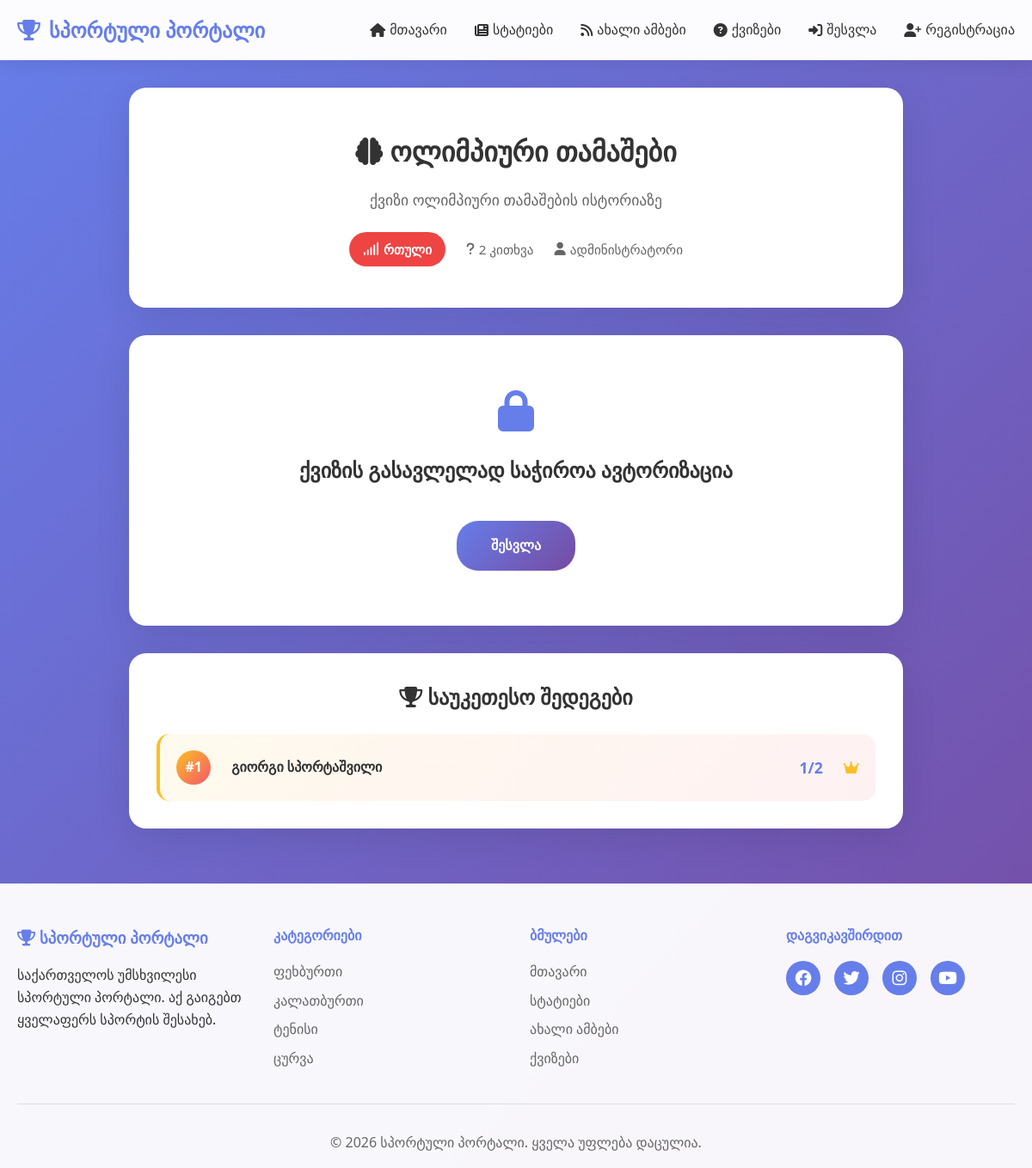
/quiz.php?id=7, run on the app's committed database.
### tables this page shows
CREATE TABLE `quizzes` (
  `id` int(11) NOT NULL,
  `user_id` int(11) NOT NULL,
  `title` varchar(200) NOT NULL,
  `description` text DEFAULT NULL,
  `category` varchar(50) DEFAULT NULL,
  `difficulty` enum('მარტივი','საშუალო','რთული') DEFAULT 'საშუალო',
  `time_limit` int(11) DEFAULT 0,
  `created_at` timestamp NOT NULL DEFAULT current_timestamp()
);

CREATE TABLE `users` (
  `id` int(11) NOT NULL,
  `username` varchar(50) NOT NULL,
  `email` varchar(100) NOT NULL,
  `password` varchar(255) NOT NULL,
  `full_name` varchar(100) NOT NULL,
  `profile_image` varchar(255) DEFAULT 'default.jpg',
  `role` enum('user','admin') DEFAULT 'user',
  `created_at` timestamp NOT NULL DEFAULT current_timestamp(),
  `last_login` timestamp NULL DEFAULT NULL
);

CREATE TABLE `quiz_results` (
  `id` int(11) NOT NULL,
  `user_id` int(11) NOT NULL,
  `quiz_id` int(11) NOT NULL,
  `score` int(11) NOT NULL,
  `total_questions` int(11) NOT NULL,
  `completed_at` timestamp NOT NULL DEFAULT current_timestamp()
);

### includes/functions.php (called while the page is built, shortened)
<?php
function clean_input($data) {
    $data = trim($data);
    $data = stripslashes($data);
    $data = htmlspecialchars($data, ENT_QUOTES, 'UTF-8');
    return $data;
}
function is_logged_in() {
    return isset($_SESSION['user_id']);
}
?>

### quiz.php (the view, shortened to what this page needs)
<?php
require_once 'config/database.php';
require_once 'includes/functions.php';
$id = $_GET['id'] ?? 0;
$stmt = $pdo->prepare("
    SELECT q.*, u.username, u.full_name
    FROM quizzes q
    JOIN users u ON q.user_id = u.id
    WHERE q.id = ?
");
$stmt->execute([$id]);
$quiz = $stmt->fetch();
$stmt = $pdo->prepare("SELECT * FROM quiz_questions WHERE quiz_id = ? ORDER BY id");
$stmt->execute([$id]);
$questions = $stmt->fetchAll();
$stmt = $pdo->prepare("
    SELECT qr.*, u.username, u.full_name
    FROM quiz_results qr
    JOIN users u ON qr.user_id = u.id
    WHERE qr.quiz_id = ?
    ORDER BY qr.score DESC
    LIMIT 10
");
$stmt->execute([$id]);
$leaderboard = $stmt->fetchAll();
include 'includes/header.php';
?>
<div class="container">
    <div class="quiz-container">
        <div class="quiz-header">
            <div class="quiz-info-card">
                <h1><i class="fas fa-brain"></i> <?php echo clean_input($quiz['title']); ?></h1>
                <?php if ($quiz['description']): ?>
                <p class="quiz-description"><?php echo clean_input($quiz['description']); ?></p>
                <?php endif; ?>
                <div class="quiz-meta">
                    <span class="quiz-difficulty-badge <?php echo strtolower($quiz['difficulty']); ?>">
                        <i class="fas fa-signal"></i> <?php echo $quiz['difficulty']; ?>
                    </span>
                    <span><i class="fas fa-question"></i> <?php echo count($questions); ?> კითხვა</span>
                    <span><i class="fas fa-user"></i> <?php echo clean_input($quiz['full_name']); ?></span>
                </div>
            </div>
        </div>
        <?php if (is_logged_in()): ?>
        <form method="POST" class="quiz-form" id="quizForm">
            <input type="hidden" name="submit_quiz" value="1">
            <?php foreach ($questions as $index => $question): ?>
            <div class="question-card">
                <div class="question-number">კითხვა <?php echo $index + 1; ?>/<?php echo count($questions); ?></div>
                <h3 class="question-text"><?php echo clean_input($question['question']); ?></h3>
                <div class="options-list">
                    <?php
                    $options = ['A' => $question['option_a'], 'B' => $question['option_b'],
                                'C' => $question['option_c'], 'D' => $question['option_d']];
                    foreach ($options as $key => $value):
                    ?>
                    <label class="option-item">
                        <input type="radio" name="question_<?php echo $question['id']; ?>"
                               value="<?php echo $key; ?>" required>
                        <span class="option-label">
                            <span class="option-letter"><?php echo $key; ?></span>
                            <span class="option-text"><?php echo clean_input($value); ?></span>
                        </span>
                    </label>
                    <?php endforeach; ?>
                </div>
            </div>
            <?php endforeach; ?>
            <div class="quiz-submit">
                <button type="submit" class="quiz-submit-btn">
                    <i class="fas fa-check"></i> პასუხების გაგზავნა
                </button>
            </div>
        </form>
        <?php else: ?>
        <div class="login-required">
            <i class="fas fa-lock" style="font-size: 3rem; color: #667eea;"></i>
            <h2>ქვიზის გასავლელად საჭიროა ავტორიზაცია</h2>
            <a href="login.php" class="login-btn">შესვლა</a>
        </div>
        <?php endif; ?>
        <?php if (!empty($leaderboard)): ?>
        <div class="leaderboard-section">
            <h2><i class="fas fa-trophy"></i> საუკეთესო შედეგები</h2>
            <div class="leaderboard-list">
                <?php foreach ($leaderboard as $rank => $result): ?>
                <div class="leaderboard-item rank-<?php echo $rank + 1; ?>">
                    <span class="rank-number">#<?php echo $rank + 1; ?></span>
                    <span class="player-name"><?php echo clean_input($result['full_name']); ?></span>
                    <span class="player-score">
                        <?php echo $result['score']; ?>/<?php echo array_sum(array_column($questions, 'points')); ?>
                    </span>
                    <?php if ($rank === 0): ?>
                    <i class="fas fa-crown" style="color: #fbbf24;"></i>
                    <?php elseif ($rank === 1): ?>
                    <i class="fas fa-medal" style="color: #c0c0c0;"></i>
                    <?php elseif ($rank === 2): ?>
                    <i class="fas fa-medal" style="color: #cd7f32;"></i>
                    <?php endif; ?>
                </div>
                <?php endforeach; ?>
            </div>
        </div>
        <?php endif; ?>
    </div>
</div>
<?php include 'includes/footer.php'; ?>

### css/style.css (style rules this page uses)
* { margin: 0; padding: 0; box-sizing: border-box; }
html { scroll-behavior: smooth; scroll-padding-top: 120px; }
body { font-family: 'Segoe UI', Tahoma, Geneva, Verdana, sans-serif; line-height: 1.6; color: #333; background: linear-gradient(135deg, #667eea 0%, #764ba2 100%); min-height: 100vh; }
.container { max-width: 1200px; margin: 0 auto; padding: 0 20px; }

### quiz.php (style rules this page uses)
.quiz-container { max-width: 900px; margin: 2rem auto; }
.quiz-header { background: white; border-radius: 20px; padding: 3rem; margin-bottom: 2rem; box-shadow: 0 10px 40px rgba(0,0,0,0.1); text-align: center; }
.quiz-info-card h1 { color: #333; margin-bottom: 1rem; font-size: 2rem; }
.quiz-description { color: #666; font-size: 1.1rem; margin-bottom: 1.5rem; line-height: 1.6; }
.quiz-meta { display: flex; justify-content: center; flex-wrap: wrap; gap: 1.5rem; font-size: 0.95rem; color: #666; }
.quiz-meta span { display: flex; align-items: center; gap: 5px; }
.quiz-difficulty-badge { padding: 0.5rem 1rem; border-radius: 20px; font-weight: 600; }
.quiz-difficulty-badge.რთული { background: #ef4444; color: white; }
.login-required { background: white; border-radius: 20px; padding: 4rem 2rem; text-align: center; box-shadow: 0 10px 40px rgba(0,0,0,0.1); }
.login-required h2 { color: #333; margin: 1.5rem 0; }
.login-btn { display: inline-block; background: linear-gradient(135deg, #667eea, #764ba2); color: white; padding: 1rem 2.5rem; border-radius: 25px; text-decoration: none; font-weight: 600; margin-top: 1rem; transition: all 0.3s; }
.leaderboard-section { background: white; border-radius: 20px; padding: 2rem; margin-top: 2rem; box-shadow: 0 10px 40px rgba(0,0,0,0.1); }
.leaderboard-section h2 { color: #333; margin-bottom: 1.5rem; text-align: center; }
.leaderboard-list { display: flex; flex-direction: column; gap: 1rem; }
.leaderboard-item { display: flex; align-items: center; gap: 1.5rem; padding: 1.2rem; background: #f8f9fa; border-radius: 15px; transition: all 0.3s; }
.leaderboard-item.rank-1 { background: linear-gradient(135deg, #fbbf2415, #f5576c15); border-left: 4px solid #fbbf24; }
.rank-number { width: 40px; height: 40px; background: #667eea; color: white; border-radius: 50%; display: flex; align-items: center; justify-content: center; font-weight: bold; }
.leaderboard-item.rank-1 .rank-number { background: linear-gradient(135deg, #fbbf24, #f5576c); }
.player-name { flex: 1; font-weight: 600; color: #333; }
.player-score { font-weight: bold; color: #667eea; font-size: 1.1rem; }

### data on the page
quizzes: title "ოლიმპიური თამაშები", description "ქვიზი ოლიმპიური თამაშების ისტორიაზე", difficulty "რთული", user.full_name "ადმინისტრატორი"
quiz_results: user.full_name "გიორგი სპორტაშვილი", score "1"

### other printed values
SITE_NAME "სპორტული პორტალი"
count($questions) "2"
